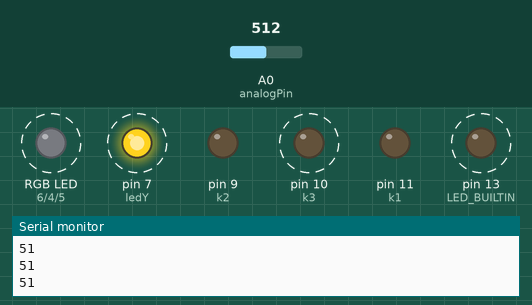
This sketch was run on a simulated Arduino Uno, built with avr-gcc and run on an emulated ATmega328P. On the bench: an RGB LED mixed from three pins (HIGH = lit), output pins drawn as LEDs (lit = HIGH), the last lines printed to the serial monitor. Dashed ring = blinking. The inputs (shaded band) are chosen by the test bench; at power-on: A0 (analogPin) = 512. Dim RGB values are drawn brighter than linear.

Above: at 1.2 s.
1.3 s: A0 (analogPin) set to 50
At 1.49 s:
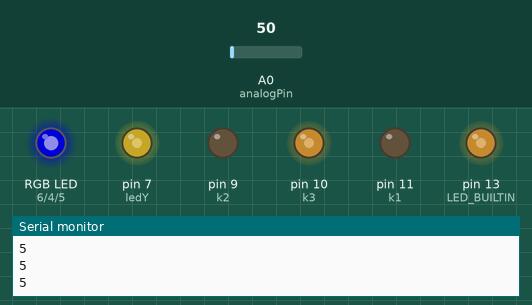
4.3 s: A0 (analogPin) set to 66
7.3 s: A0 (analogPin) set to 306
Timing chart, 0 to 16.3 s (numbered marks = the images above; inputs shaded):
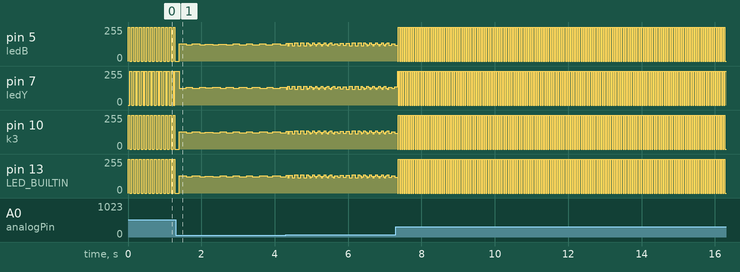

The sketch:

DF_tester_7.ino
```cpp
// Roy Gross
// 2 - 13 - 2020
// seventh tester program
// switching between ant 1 and ant 2 because of delay problem (#2)
// LEDSs indicate which antenna is connected to the radio

//sets switching time delay
//int hzz = 10000;
int sdelay = 5;

int analogPin = A0;
int potVal = 0;

int ledR = 6;
int ledY = 7;
int ledG = 4;
int ledB = 5;

//set k pins to numeric value
const int k2 = 9;
const int k3 = 10;
const int k1 = 11;

//defining kx_y functions with x being the control port and y being h (high) or l (low)
void k2_h() {
  digitalWrite(k2, HIGH);
}
void k2_l() {
  digitalWrite(k2, LOW);
}

void k3_h() {
  digitalWrite(k3, HIGH);
}
void k3_l() {
  digitalWrite(k3, LOW);
}

void k1_h() {
  digitalWrite(k1, HIGH);
}
void k1_l() {
  digitalWrite(k1, LOW);
}

int setLiveRF (int RFNum) {
  if (RFNum == 1) {
    k2_l();
    k3_l();
    k1_l();
    //RF1
    //L L L
    //Serial.println("RF1");
    digitalWrite(ledY, HIGH);
    digitalWrite(ledB, LOW);
    digitalWrite(ledR, LOW);
    digitalWrite(ledG, LOW);
  }
  else if (RFNum == 2) {
    k2_l();
    k3_h();
    k1_l();
    //RF2
    //L H L
    //Serial.println("RF2");
    digitalWrite(ledB, HIGH);
    digitalWrite(ledY, LOW);
    digitalWrite(ledR, LOW);
    digitalWrite(ledG, LOW);
  }
  else if (RFNum == 3) {
    k2_h();
    k3_l();
    k1_l();
    //RF3
    //H L L
    //Serial.println("RF3");
    digitalWrite(ledR, HIGH);
    digitalWrite(ledY, LOW);
    digitalWrite(ledB, LOW);
    digitalWrite(ledG, LOW);
  }
  else if (RFNum == 4) {
    k2_h();
    k3_h();
    k1_l();
    //RF4
    //H L L
    //Serial.println("RF4");
    digitalWrite(ledG, HIGH);
    digitalWrite(ledR, LOW);
    digitalWrite(ledY, LOW);
    digitalWrite(ledB, LOW);
  }
  else {
    k2_l();
    k3_l();
    k1_h();
    //None
    //X X H
    //Serial.println("none");
  }
}


int antRotate (int antNum, int antSpeed) {
setLiveRF(1);
delay(antSpeed);
setLiveRF(2);
delay(antSpeed);
setLiveRF(3);
delay(antSpeed);
setLiveRF(4);
delay(antSpeed);
}

void setup() {
  // setup (run once)
  Serial.begin(115200);

  //set pinmode for k pins to output
  pinMode(k2, OUTPUT);
  pinMode(k3, OUTPUT);
  pinMode(k1, OUTPUT);
  pinMode(analogPin, INPUT);
  pinMode(ledR, OUTPUT);
  pinMode(ledY, OUTPUT);
  pinMode(ledG, OUTPUT);
  pinMode(ledB, OUTPUT);

  pinMode(LED_BUILTIN, OUTPUT);

  k3_h();
  k2_l();
  k1_l();

}

//  the loop function runs over and over again forever
void loop() {

potVal = analogRead(analogPin);  // read the input pin
  //Serial.println(potVal);          // debug value

int potDelay = (potVal / 10);
Serial.println(potDelay);

if (potDelay < 1){
  potDelay = 1;
}
else if (potDelay > 60){
  do {
    //analogRead(analogPin);
    potVal = analogRead(analogPin);
    potDelay = (potVal / 10);
    Serial.println(potDelay);
  // statement block
} while (potDelay > 60);
  }

//  Serial.println(potDelay);

  //Serial.println("loop");

  //setLiveRF(0);


  digitalWrite(LED_BUILTIN, HIGH);   // turn the LED on (HIGH is the voltage level)
  setLiveRF(2);
  delay(potDelay);                       // wait for a second
  digitalWrite(LED_BUILTIN, LOW);    // turn the LED off by making the voltage LOW
  setLiveRF(1);
  delay(potDelay);                       // wait for a second

}
```

Measured:
- by itself, pin 5 (ledB), pin 7 (ledY), pin 10 (k3), pin 13 (LED_BUILTIN): alternates 255/255 for 0.03 s and 0/255 for 0.03 s
